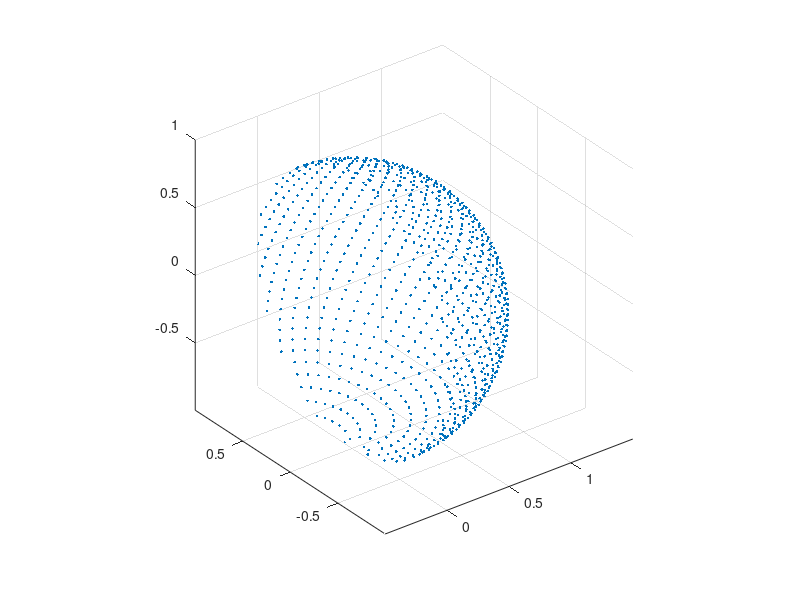

Write the MATLAB code that produced this figure.
n = 2000;
fi = (sqrt(5)+1)/2 - 1;
K = fi * pi;
fib_points = zeros(n,3);
for i = 1:n
    long = K*i;
    lat = asin(-1 + 2*i/n);
    [x,y,z] = sph2cart(long,lat,1);
    fib_points(i,:) = [x,y,z];
end

half_sphere = 1;
if half_sphere
    inds = fib_points(:,1) > 0;
    fib_points = fib_points(inds,:);
end

endnr = n/2;
figure(4)
scatter3(fib_points(:,1),fib_points(:,2),fib_points(:,3),'.')
axis equal